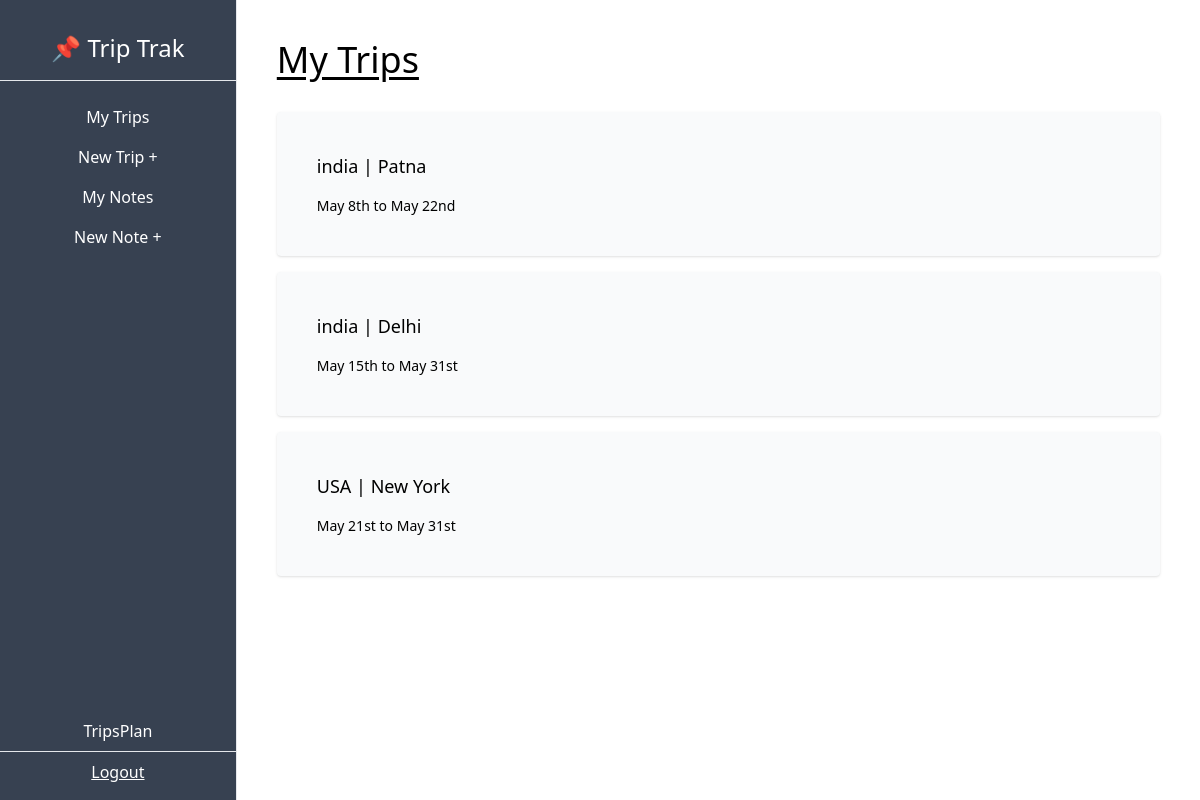
The page /dashboard/ (signed in) on the database its author committed.
### TripsPlan/models.py (models this page shows, shortened)
class Trip(models.Model):
    city=models.CharField(max_length=50)
    country=models.CharField(max_length=100)
    start_date=models.DateField(blank=True,null=True)
    end_date = models.DateField(blank=True, null=True)
    owner = models.ForeignKey(User, on_delete=models.CASCADE, related_name="trips")

### TripsPlan/views.py (the view)
# urls.py: path('dashboard/',trip_list,name="trips-list"),
def trip_list(request):
    trips=Trip.objects.filter(owner=request.user)
    context={
        'trips':trips
    }
    return render(request,'TripsPlan/tripsList.html',context)

### TripsPlan/templates/TripsPlan/tripsList.html
{% extends 'TripsPlan/_base.html' %}
{% block content %}
<h1 class="text-4xl underline underline-offset-4 mb-8">My Trips</h1>
{% for trip in trips %}
    <a href="{% url 'trip-detail' trip.pk %}">
        <div class="bg-gray-50 p-10 rounded shadow my-4 hover:shadow-lg hover:cursor-pointer">
            <p class="text-lg">
                {{trip.country}} | {{trip.city}}
            </p>
            <p class="text-sm pt-4">
                {% if trip.start_date %}
                {{ trip.start_date|date:"F jS" }}
                {% else %}
                TBA
                {% endif %}
                to
                {% if trip.end_date %}
                {{ trip.end_date|date:"F jS" }}
                {% else %}
                TBA
                {% endif %}
            </p>
        </div>
    </a>
{% endfor %}
{% endblock content %}

### TripsPlan/templates/TripsPlan/_base.html (shortened to what this page needs)
<!DOCTYPE html>
<html lang="en">
    <head>
        <script src="https://cdn.tailwindcss.com"></script>
      </head>
<body>
    <div class="flex-col md:flex-row flex h-screen">
        <div class="md:h-screen bg-gray-700 text-white w-full md:w-1/4 md:max-w-xs py-2 md:pt-8 md:pb-2 flex flex-col items-center justify-start border-r">
            <div class="border-b w-full text-center pb-4 text-2xl">
                <h1>📌 Trip Trak</h1>
            </div>
            <div class="pt-4 w-full text-center">
                <ul class="flex md:flex-col justify-around px-2 md:px-0 pb-2 md:pb-0">
                    <a href="{% url 'trips-list' %}">
                        <li class="py-2 px-3 md:px-0 hover:bg-gray-600 hover:cursor-pointer">My Trips</li>
                    </a>
                    <a href="{% url 'trips-create' %}">
                        <li class="py-2 px-3 md:px-0 hover:bg-gray-600 hover:cursor-pointer">New Trip +</li>
                    </a>
                    <a href="{% url 'note-list' %}">
                        <li class="py-2 px-3 md:px-0 hover:bg-gray-600 hover:cursor-pointer">My Notes</li>
                    </a>
                    <a href="{% url 'note-create' %}">
                    <li class="py-2 px-3 md:px-0 hover:bg-gray-600 hover:cursor-pointer">New Note +</li>
                    </a>
                </ul>
            </div>
            <div class="mt-auto w-full text-center flex md:flex-col justify-evenly py-2 md:pt-0">
                <p class="">{{user.username}}</p>
                <hr class="my-2">
                <a class="underline" href="{% url 'logout' %}">
                    Logout
                </a>
            </div>
        </div>
        <div class="w-full md:w-full p-10 overflow-auto">
            {% block content %}
            {% endblock content %}
        </div>
    </div>
</body>
</html>

### rows shown on the page
Trip: country "india", city "Patna", start_date "May 8th", end_date "May 22nd"
Trip: country "india", city "Delhi", start_date "May 15th", end_date "May 31st"
Trip: country "USA", city "New York", start_date "May 21st", end_date "May 31st"

### other values the page prints
{{ user.username }} "TripsPlan"
